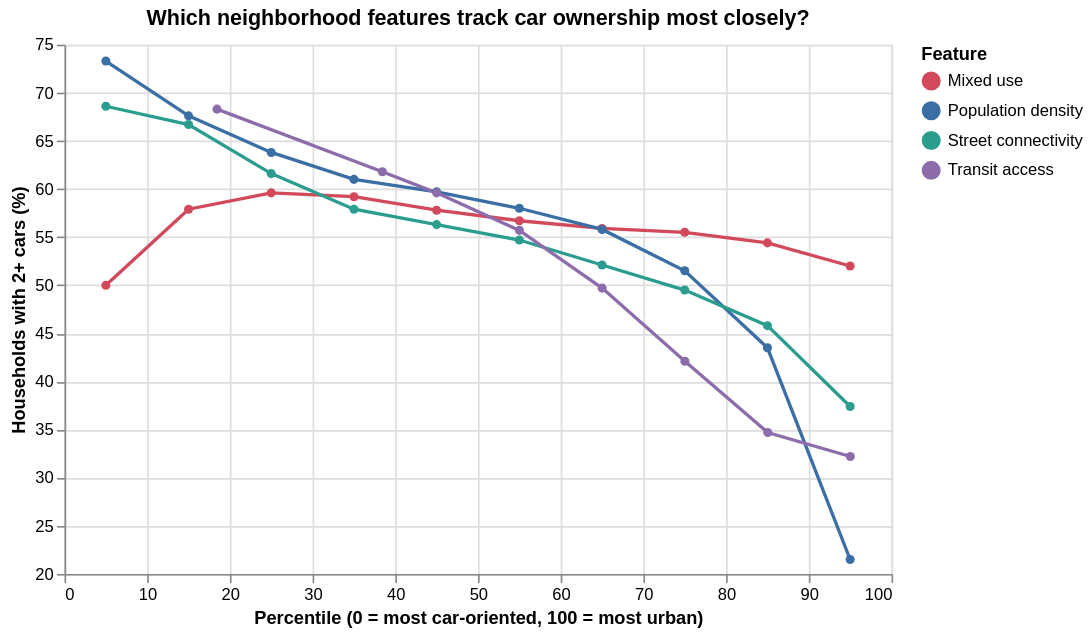

Notebook cell for this chart:
### Markdown cell above
## Step 2 · Figure 1: which feature tracks car ownership most?

- x = percentile on each feature
- y = % of households with 2+ cars
- 1 line per feature

### Code cell
# pick colors; mixed use = red since it's our focus
colors = alt.Scale(
    domain=["Mixed use", "Population density", "Street connectivity", "Transit access"],
    range=["#d1495b", "#3a6ea5", "#2a9d8f", "#8d6cab"],
)

fig1 = alt.Chart(prof).mark_line(point=True).encode(
    x=alt.X("x:Q", title="Percentile (0 = most car-oriented, 100 = most urban)"),
    y=alt.Y("y:Q", title="Households with 2+ cars (%)", scale=alt.Scale(zero=False)),
    color=alt.Color("feature:N", title="Feature", scale=colors),
    tooltip=["feature", "y", "n"],
).properties(
    width=500,
    height=320,
    title="Which neighborhood features track car ownership most closely?",
)

fig1.save("../figures/fig1_feature_comparison.png", scale_factor=2)
fig1.save("../figures/fig1_feature_comparison.html")
fig1

### Figure 1 — Vega-Lite specification as saved in the notebook (floating-point values rounded to 4 significant figures)
{"config": {"view": {"continuousWidth": 300, "continuousHeight": 300}}, "data": {"name": "data-03262c5e4ee0a1c97a1d5abf2a41bf5b"}, "mark": {"type": "line", "point": true}, "encoding": {"color": {"field": "feature", "scale": {"domain": ["Mixed use", "Population density", "Street connectivity", "Transit access"], "range": ["#d1495b", "#3a6ea5", "#2a9d8f", "#8d6cab"]}, "title": "Feature", "type": "nominal"}, "tooltip": [{"field": "feature", "type": "nominal"}, {"field": "y", "type": "quantitative"}, {"field": "n", "type": "quantitative"}], "x": {"field": "x", "title": "Percentile (0 = most car-oriented, 100 = most urban)", "type": "quantitative"}, "y": {"field": "y", "scale": {"zero": false}, "title": "Households with 2+ cars (%)", "type": "quantitative"}}, "height": 320, "title": "Which neighborhood features track car ownership most closely?", "width": 500, "$schema": "https://vega.github.io/schema/vega-lite/v6.4.1.json", "datasets": {"data-03262c5e4ee0a1c97a1d5abf2a41bf5b": [{"feature": "Mixed use", "bin": 1, "x": 5.0, "y": 50.0, "n": 11486}, {"feature": "Mixed use", "bin": 2, "x": 15.0, "y": 57.9, "n": 11486}, {"feature": "Mixed use", "bin": 3, "x": 25.0, "y": 59.6, "n": 11486}, {"feature": "Mixed use", "bin": 4, "x": 35.0, "y": 59.2, "n": 11486}, {"feature": "Mixed use", "bin": 5, "x": 45.0, "y": 57.8, "n": 11486}, {"feature": "Mixed use", "bin": 6, "x": 55.0, "y": 56.7, "n": 11486}, {"feature": "Mixed use", "bin": 7, "x": 65.0, "y": 55.9, "n": 11486}, {"feature": "Mixed use", "bin": 8, "x": 75.0, "y": 55.5, "n": 11486}, {"feature": "Mixed use", "bin": 9, "x": 85.0, "y": 54.4, "n": 11486}, {"feature": "Mixed use", "bin": 10, "x": 95.0, "y": 52.0, "n": 11486}, {"feature": "Population density", "bin": 1, "x": 5.0, "y": 73.3, "n": 11486}, {"feature": "Population density", "bin": 2, "x": 15.0, "y": 67.6, "n": 11486}, {"feature": "Population density", "bin": 3, "x": 25.0, "y": 63.8, "n": 11486}, {"feature": "Population density", "bin": 4, "x": 35.0, "y": 61.0, "n": 11486}, {"feature": "Population density", "bin": 5, "x": 45.0, "y": 59.7, "n": 11486}, {"feature": "Population density", "bin": 6, "x": 55.0, "y": 58.0, "n": 11486}, {"feature": "Population density", "bin": 7, "x": 65.0, "y": 55.8, "n": 11486}, {"feature": "Population density", "bin": 8, "x": 75.0, "y": 51.5, "n": 11486}, {"feature": "Population density", "bin": 9, "x": 85.0, "y": 43.5, "n": 11486}, {"feature": "Population density", "bin": 10, "x": 95.0, "y": 21.5, "n": 11486}, {"feature": "Street connectivity", "bin": 1, "x": 5.0, "y": 68.6, "n": 11486}, {"feature": "Street connectivity", "bin": 2, "x": 15.0, "y": 66.7, "n": 11486}, {"feature": "Street connectivity", "bin": 3, "x": 25.0, "y": 61.6, "n": 11486}, {"feature": "Street connectivity", "bin": 4, "x": 35.0, "y": 57.9, "n": 11486}, {"feature": "Street connectivity", "bin": 5, "x": 45.0, "y": 56.3, "n": 11486}, {"feature": "Street connectivity", "bin": 6, "x": 55.0, "y": 54.7, "n": 11486}, {"feature": "Street connectivity", "bin": 7, "x": 65.0, "y": 52.1, "n": 11486}, {"feature": "Street connectivity", "bin": 8, "x": 75.0, "y": 49.5, "n": 11486}, {"feature": "Street connectivity", "bin": 9, "x": 85.0, "y": 45.8, "n": 11486}, {"feature": "Street connectivity", "bin": 10, "x": 95.0, "y": 37.4, "n": 11486}, {"feature": "Transit access", "bin": 2, "x": 18.44, "y": 68.3, "n": 42356}, {"feature": "Transit access", "bin": 4, "x": 38.44, "y": 61.8, "n": 3591}, {"feature": "Transit access", "bin": 5, "x": 45.0, "y": 59.6, "n": 11481}, {"feature": "Transit access", "bin": 6, "x": 55.01, "y": 55.7, "n": 11519}, {"feature": "Transit access", "bin": 7, "x": 65.01, "y": 49.7, "n": 11447}, {"feature": "Transit access", "bin": 8, "x": 75.02, "y": 42.1, "n": 11544}, {"feature": "Transit access", "bin": 9, "x": 85.04, "y": 34.7, "n": 11471}, {"feature": "Transit access", "bin": 10, "x": 95.02, "y": 32.2, "n": 11451}]}}
